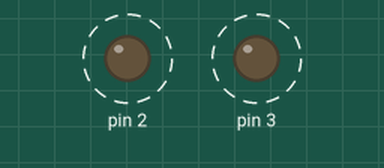
Simulated run of this sketch. Board: Arduino Uno, built with avr-gcc and run on an emulated ATmega328P. On the bench: output pins drawn as LEDs (lit = HIGH). Dashed ring = blinking.

Above: at 0.2 s.
Timing chart, 0 to 4.6 s (numbered marks = the images above):
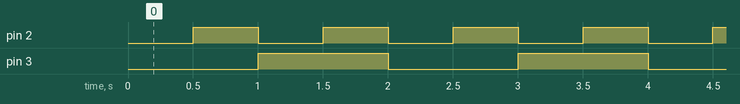

Measured:
- by itself, pin 2: alternates HIGH for 0.50 s and LOW for 0.50 s
- by itself, pin 3: alternates HIGH for 1.0 s and LOW for 1.0 s
- by itself, everything shown: repeats every 2.0 s, in 4 steps

The sketch:

TwoBitCounter.ino
```cpp
void setup() {
  pinMode(2,OUTPUT);
  pinMode(3,OUTPUT);
  digitalWrite(2,LOW);
  digitalWrite(3,LOW);
}

void loop() {
  delay(500);
  digitalWrite(2,HIGH);
  delay(500);
  digitalWrite(2,LOW);
  digitalWrite(3,HIGH);
  delay(500);
  digitalWrite(2,HIGH);
  delay(500);
  digitalWrite(2,LOW);
  digitalWrite(3,LOW);

}
```
